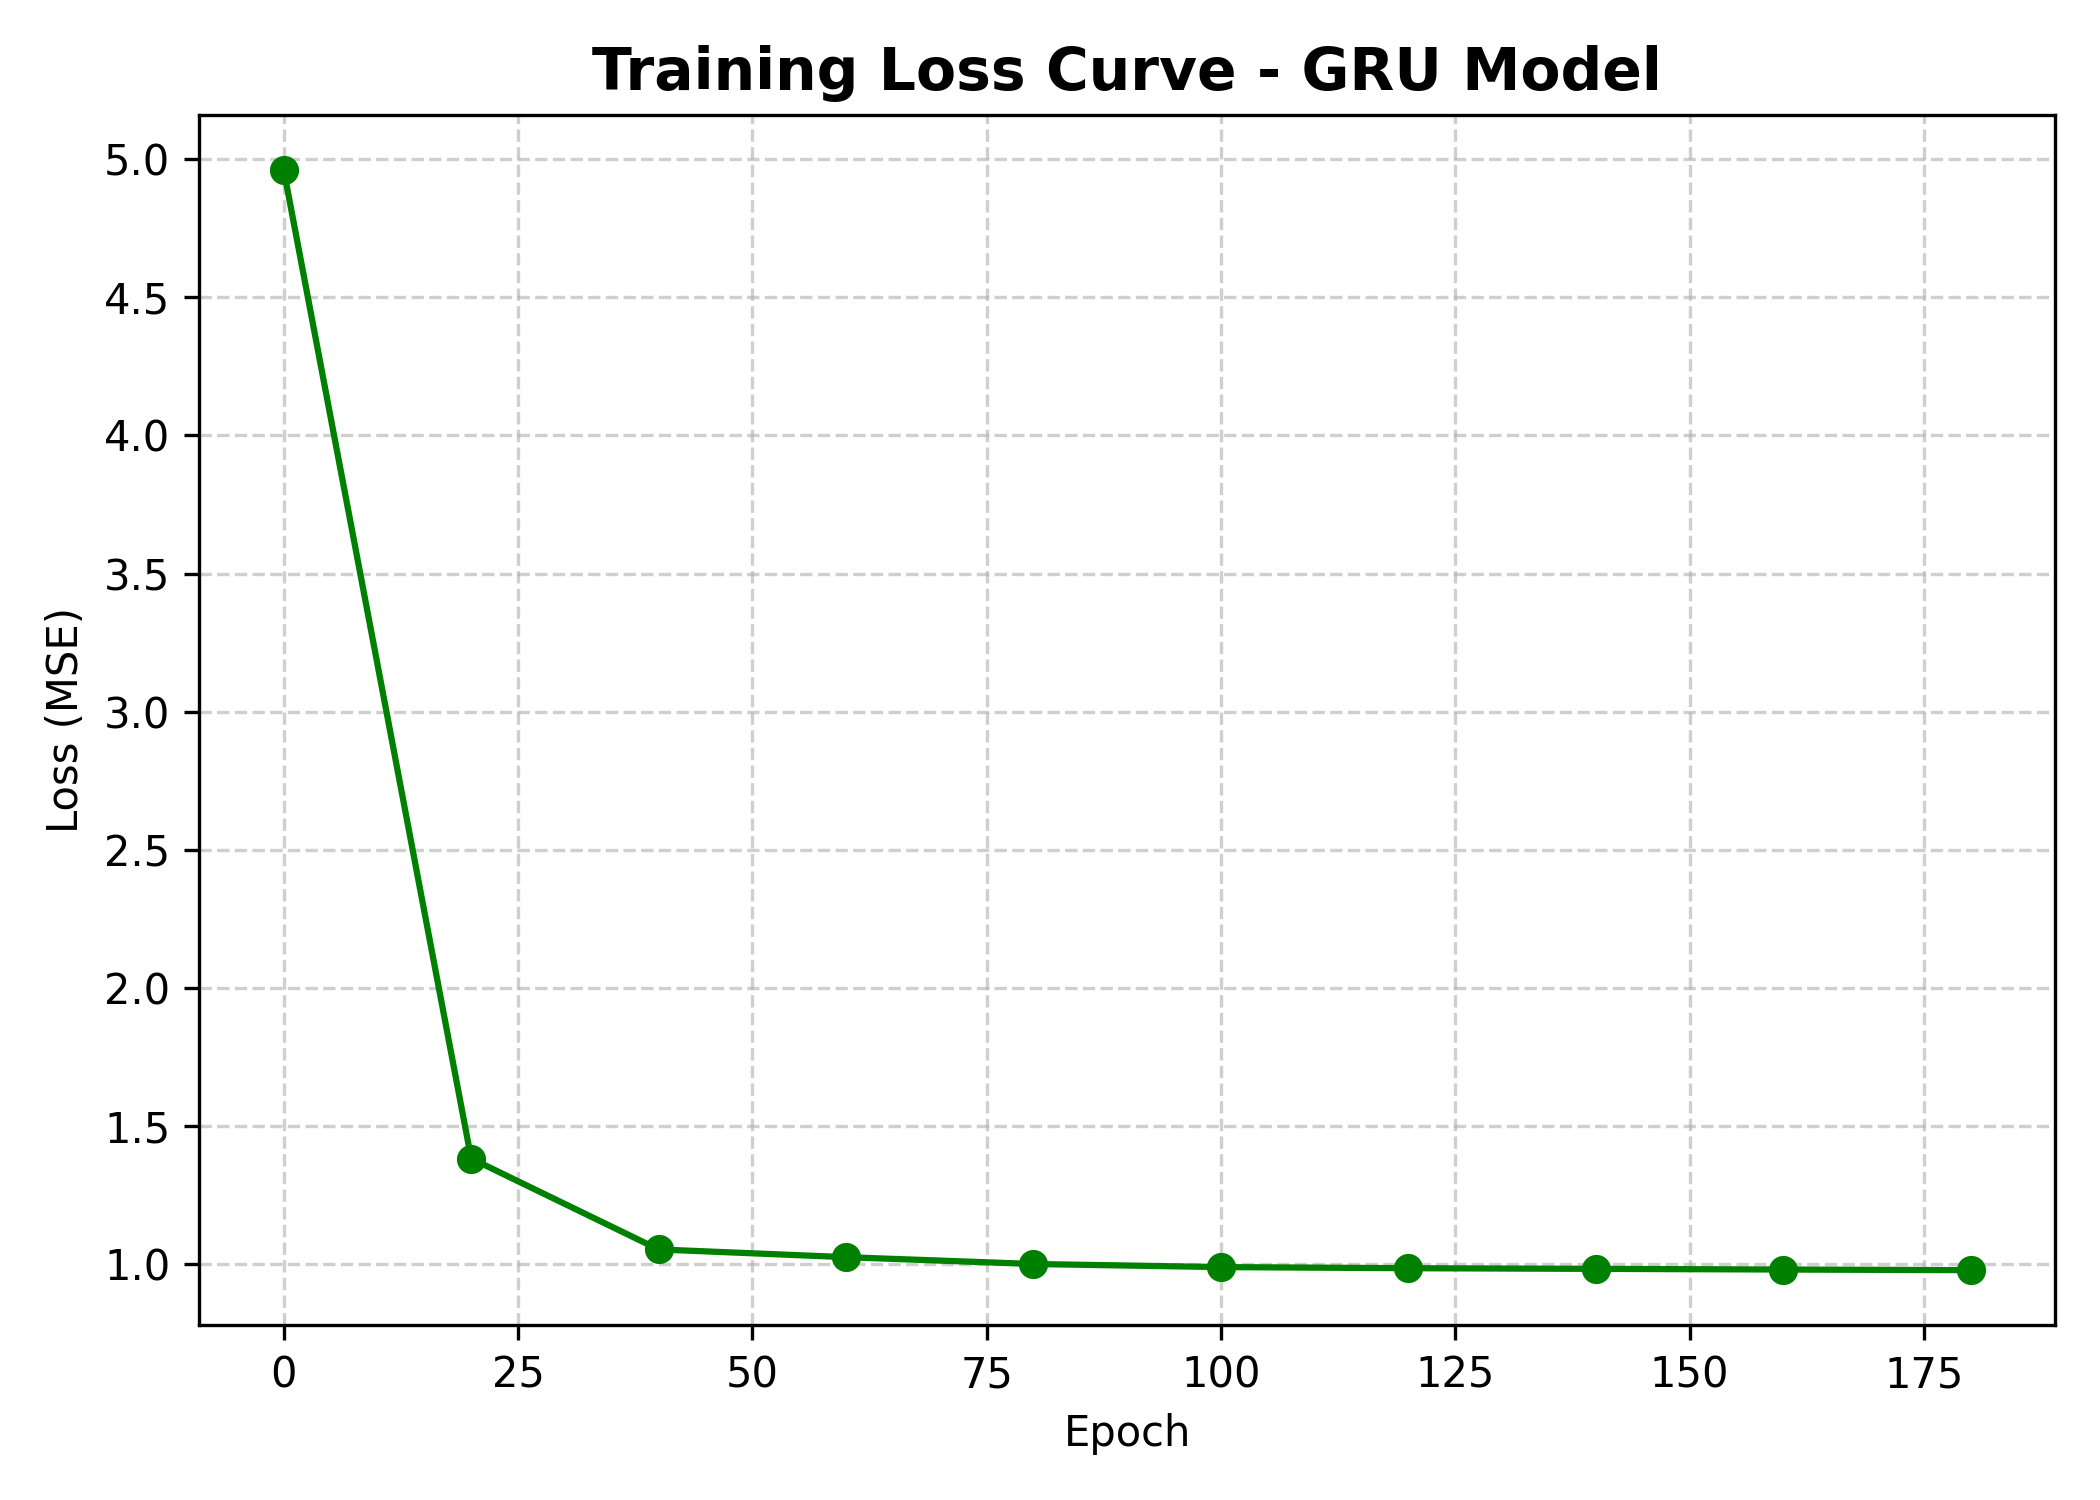

Here is the Python script that generated this plot:
import matplotlib.pyplot as plt

epochs = list(range(0, 200, 20))
loss = [4.9603, 1.3833, 1.0543, 1.0263, 1.0016, 0.9904, 0.9864, 0.9840, 0.9816, 0.9793]

plt.figure(figsize=(7, 5))
plt.plot(epochs, loss, marker='o', color='green')
plt.title("Training Loss Curve - GRU Model", fontsize=14, fontweight='bold')
plt.xlabel("Epoch")
plt.ylabel("Loss (MSE)")
plt.grid(True, linestyle='--', alpha=0.6)
plt.tight_layout()
plt.savefig("loss_curve_gru.png", dpi=300)
plt.show()
